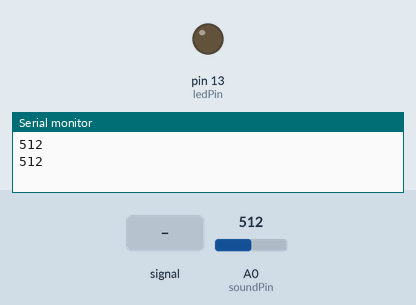
Bench run of a sketch on a simulated Arduino Uno, built with avr-gcc and run on an emulated ATmega328P. On the bench: output pins drawn as LEDs (lit = HIGH), the last lines printed to the serial monitor. Inputs (shaded band) come from the test bench; at power-on: A0 (soundPin) = 512.

Above: at 1.8 s.
1.9 s: A0 (soundPin) fed a 200 Hz sine of ±255 counts around its level
At 3.0 s:
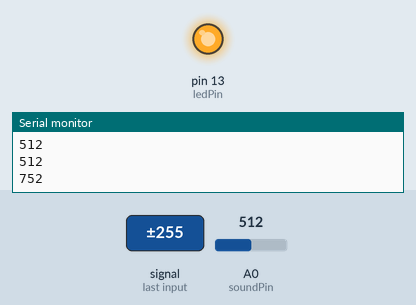
3.5 s: A0 (soundPin) set to 306
At 4.8 s:
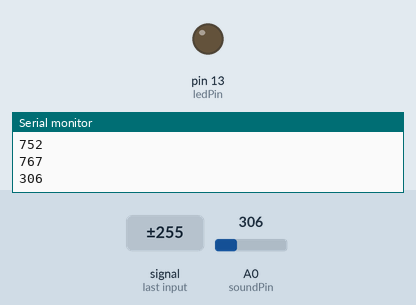
5.9 s: A0 (soundPin) set to 588
7.6 s: A0 (soundPin) set to 610
At 9.1 s:
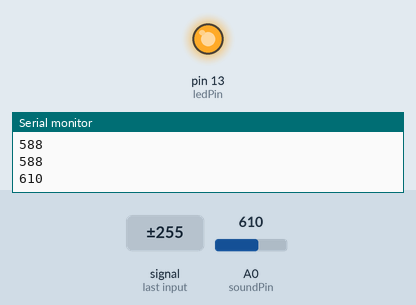
Timing chart, 0 to 10.6 s (numbered marks = the images above; inputs shaded):
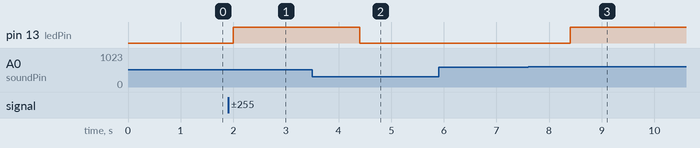

The sketch:

Sound_sensor.ino
```cpp
const int ledPin = 13;
const int soundPin = A0;
int threshold = 600;

void setup() {
  pinMode(ledPin, OUTPUT);
  Serial.begin(9600);
}

void loop() {
  int value = analogRead(soundPin);
  Serial.println(value);

  if (value > threshold) {
    digitalWrite(ledPin, HIGH);
    delay(200);
  } else {
    digitalWrite(ledPin, LOW);
  }

  delay(1000);
}
```

Measured:
- the behaviour switches between 600 and 601 on A0 (soundPin) (found by bisection; images 2 and 3)
- after the input at 1.9 s, pin 13 (ledPin): LOW → HIGH after 0.10 s
- after the input at 3.5 s, pin 13 (ledPin): HIGH → LOW after 0.90 s
- after the input at 7.6 s, pin 13 (ledPin): LOW → HIGH after 0.80 s
